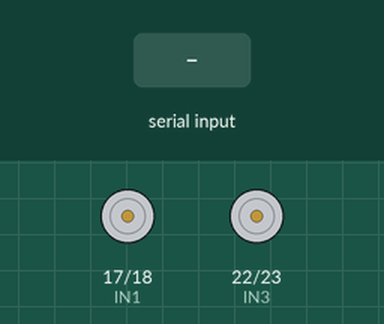
Bench run of a program on a simulated Raspberry Pi (BCM pin numbers). Shown: motor-driver pin pairs drawn as motors (green arrow = first pin HIGH = forward, orange = second pin HIGH = backward, longer = more drive, scaled by the enable pin). The test bench sets the inputs (shaded band). What the program prints to the terminal is not drawn.

Above: at 1.2 s.
1.3 s: "5" typed at the terminal, then Enter
At 1.6 s:
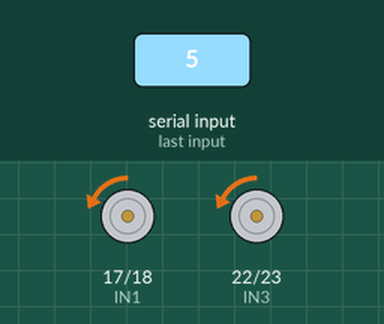
3.8 s: "q" typed at the terminal, then Enter
5.3 s: "90" typed at the terminal, then Enter
At 5.9 s:
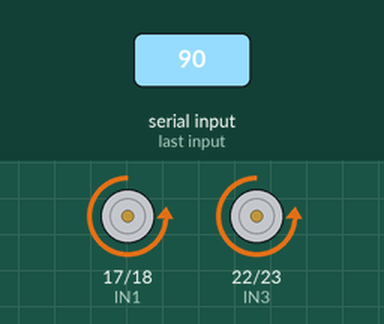
Timing chart, 0 to 8.3 s (numbered marks = the images above; inputs shaded):
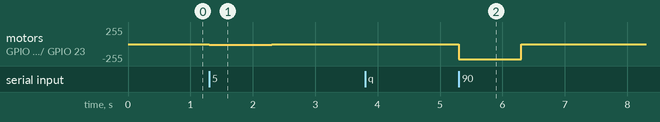

The program:

Backward-test.py
```python
import RPi.GPIO as GPIO
import time

# Set GPIO mode to BCM
GPIO.setmode(GPIO.BCM)
GPIO.setwarnings(False)

# Define motor control pins (adjust based on your wiring)
IN1 = 17  # Left Motors Forward
IN2 = 18  # Left Motors Backward
ENA = 27  # Left Motors Enable (PWM)
IN3 = 22  # Right Motors Forward
IN4 = 23  # Right Motors Backward
ENB = 24  # Right Motors Enable (PWM)

# Set up all pins as outputs
motor_pins = [IN1, IN2, ENA, IN3, IN4, ENB]
for pin in motor_pins:
    GPIO.setup(pin, GPIO.OUT)

# Set up PWM for speed control (frequency = 100Hz)
pwm_a = GPIO.PWM(ENA, 100)  # Left motors speed
pwm_b = GPIO.PWM(ENB, 100)  # Right motors speed

# Start PWM with 0% duty cycle
pwm_a.start(0)
pwm_b.start(0)

def set_speed(speed):
    """Set speed for all motors (0–100)."""
    pwm_a.ChangeDutyCycle(speed)
    pwm_b.ChangeDutyCycle(speed)

def stop():
    """Stop all motors."""
    GPIO.output(IN1, GPIO.LOW)
    GPIO.output(IN2, GPIO.LOW)
    GPIO.output(IN3, GPIO.LOW)
    GPIO.output(IN4, GPIO.LOW)
    set_speed(0)

def backward(speed):
    """Move robot backward at specified duty cycle."""
    GPIO.output(IN1, GPIO.LOW)
    GPIO.output(IN2, GPIO.HIGH)
    GPIO.output(IN3, GPIO.LOW)
    GPIO.output(IN4, GPIO.HIGH)
    set_speed(speed)

def test_movement():
    """Interactive backward movement test."""
    wait_time = 1  # seconds to run at each duty cycle
    print("Interactive Backward Movement Test")
    print("Enter a duty cycle (0–100) to test, or 'q' to quit.\n")

    try:
        while True:
            user_input = input("Duty cycle [%] (or 'q' to exit): ").strip().lower()

            if user_input == 'q':
                print("Exiting test loop.")
                break

            try:
                duty = int(user_input)
                if not 0 <= duty <= 100:
                    print("→ Please enter an integer between 0 and 100.")
                    continue
            except ValueError:
                print("→ Invalid input. Enter an integer (0 to 100) or 'q'.")
                continue

            print(f"→ Running backward at {duty}% for {wait_time}s...")
            backward(duty)
            time.sleep(wait_time)
            stop()
            input("Measure distance traveled, then press Enter to continue...\n")

        print("Backward Movement Test Complete!")

    except KeyboardInterrupt:
        print("\nTest interrupted by user.")

    finally:
        stop()
        GPIO.cleanup()

if __name__ == "__main__":
    test_movement()
```

Measured:
- after the input at 1.3 s, motor on GPIO 17 (IN1) / GPIO 18 (IN2), motor on GPIO 22 (IN3) / GPIO 23 (IN4): stopped → backward 13/255 at once, → stopped 1.0 s later
- after the input at 3.8 s, every drawn part: stays the same
- after the input at 5.3 s, motor on GPIO 17 (IN1) / GPIO 18 (IN2), motor on GPIO 22 (IN3) / GPIO 23 (IN4): stopped → backward 230/255 at once, → stopped 1.0 s later
